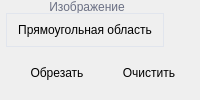
        <widget class="QFrame" name="tools_for_image_frame">
         <property name="sizePolicy">
          <sizepolicy hsizetype="Maximum" vsizetype="Minimum">
           <horstretch>0</horstretch>
           <verstretch>0</verstretch>
          </sizepolicy>
         </property>
         <layout class="QVBoxLayout" name="verticalLayout_8">
          <property name="spacing">
           <number>0</number>
          </property>
          <property name="leftMargin">
           <number>6</number>
          </property>
          <property name="topMargin">
           <number>0</number>
          </property>
          <property name="rightMargin">
           <number>0</number>
          </property>
          <property name="bottomMargin">
           <number>0</number>
          </property>
          <item>
           <widget class="QLabel" name="tools_for_image_label">
            <property name="sizePolicy">
             <sizepolicy hsizetype="Maximum" vsizetype="Maximum">
              <horstretch>0</horstretch>
              <verstretch>0</verstretch>
             </sizepolicy>
            </property>
            <property name="maximumSize">
             <size>
              <width>150</width>
              <height>13</height>
             </size>
            </property>
            <property name="styleSheet">
             <string notr="true">color: #6B7084;</string>
            </property>
            <property name="text">
             <string>             Изображение</string>
            </property>
           </widget>
          </item>
          <item>
           <widget class="QPushButton" name="select">
            <property name="sizePolicy">
             <sizepolicy hsizetype="Maximum" vsizetype="Maximum">
              <horstretch>0</horstretch>
              <verstretch>0</verstretch>
             </sizepolicy>
            </property>
            <property name="maximumSize">
             <size>
              <width>158</width>
              <height>34</height>
             </size>
            </property>
            <property name="styleSheet">
             <string notr="true">QPushButton:checked {	
	background-color: rgb(85, 170, 255);
	border-left: 28px solid rgb(85, 170, 255);
	border: none;
}

QPushButton{border: 1px solid#E1E5ED;}</string>
            </property>
            <property name="text">
             <string>Прямоугольная область</string>
            </property>
            <property name="icon">
             <iconset>
              <normaloff>icons/operations_icons/tools_for_image_icons/selection_rectangle_icon.png</normaloff>icons/operations_icons/tools_for_image_icons/selection_rectangle_icon.png</iconset>
            </property>
            <property name="checkable">
             <bool>true</bool>
            </property>
            <property name="checked">
             <bool>false</bool>
            </property>
           </widget>
          </item>
          <item>
           <widget class="QFrame" name="tools_for_image_btns_frame_4">
            <layout class="QHBoxLayout" name="horizontalLayout_13">
             <property name="leftMargin">
              <number>0</number>
             </property>
             <property name="topMargin">
              <number>0</number>
             </property>
             <property name="rightMargin">
              <number>0</number>
             </property>
             <property name="bottomMargin">
              <number>0</number>
             </property>
             <item>
              <widget class="QPushButton" name="crop_image_btn">
               <property name="maximumSize">
                <size>
                 <width>72</width>
                 <height>22</height>
                </size>
               </property>
               <property name="styleSheet">
                <string notr="true">QPushButton:pressed {	
	background-color: rgb(85, 170, 255);
	border-left: 28px solid rgb(85, 170, 255);
	border: none;
}</string>
               </property>
               <property name="text">
                <string>Обрезать</string>
               </property>
               <property name="icon">
                <iconset>
                 <normaloff>icons/operations_icons/tools_for_image_icons/crop_image_icon.png</normaloff>icons/operations_icons/tools_for_image_icons/crop_image_icon.png</iconset>
               </property>
               <property name="default">
                <bool>false</bool>
               </property>
               <property name="flat">
                <bool>true</bool>
               </property>
              </widget>
             </item>
             <item>
              <widget class="QPushButton" name="clean_selection_btn">
               <property name="maximumSize">
                <size>
                 <width>70</width>
                 <height>22</height>
                </size>
               </property>
               <property name="styleSheet">
                <string notr="true">QPushButton:pressed {	
	background-color: rgb(85, 170, 255);
	border-left: 28px solid rgb(85, 170, 255);
	border: none;
}</string>
               </property>
               <property name="text">
                <string>Очистить</string>
               </property>
               <property name="icon">
                <iconset>
                 <normaloff>icons/operations_icons/tools_for_image_icons/cancel_selection_icon.png</normaloff>icons/operations_icons/tools_for_image_icons/cancel_selection_icon.png</iconset>
               </property>
               <property name="flat">
                <bool>true</bool>
               </property>
              </widget>
             </item>
            </layout>
           </widget>
          </item>
         </layout>
        </widget>
